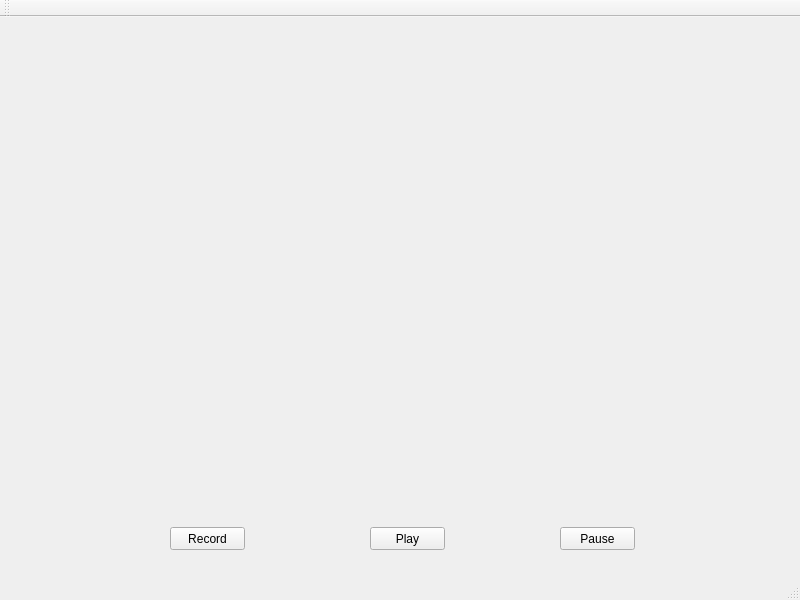
<?xml version="1.0" encoding="UTF-8"?>
<ui version="4.0">
 <class>MainWindow</class>
 <widget class="QMainWindow" name="MainWindow">
  <property name="windowModality">
   <enum>Qt::NonModal</enum>
  </property>
  <property name="geometry">
   <rect>
    <x>0</x>
    <y>0</y>
    <width>800</width>
    <height>600</height>
   </rect>
  </property>
  <property name="minimumSize">
   <size>
    <width>800</width>
    <height>600</height>
   </size>
  </property>
  <property name="maximumSize">
   <size>
    <width>800</width>
    <height>600</height>
   </size>
  </property>
  <property name="windowTitle">
   <string>My_MPV_Qt_Demo</string>
  </property>
  <widget class="QWidget" name="centralWidget">
   <widget class="QWidget" name="displayWidget" native="true">
    <property name="geometry">
     <rect>
      <x>100</x>
      <y>10</y>
      <width>600</width>
      <height>480</height>
     </rect>
    </property>
   </widget>
   <widget class="QPushButton" name="recordButton">
    <property name="geometry">
     <rect>
      <x>170</x>
      <y>510</y>
      <width>75</width>
      <height>23</height>
     </rect>
    </property>
    <property name="text">
     <string>Record</string>
    </property>
   </widget>
   <widget class="QPushButton" name="playButton">
    <property name="geometry">
     <rect>
      <x>370</x>
      <y>510</y>
      <width>75</width>
      <height>23</height>
     </rect>
    </property>
    <property name="text">
     <string>Play</string>
    </property>
   </widget>
   <widget class="QPushButton" name="pauseButton">
    <property name="geometry">
     <rect>
      <x>560</x>
      <y>510</y>
      <width>75</width>
      <height>23</height>
     </rect>
    </property>
    <property name="text">
     <string>Pause</string>
    </property>
   </widget>
  </widget>
  <widget class="QMenuBar" name="menuBar">
   <property name="geometry">
    <rect>
     <x>0</x>
     <y>0</y>
     <width>800</width>
     <height>23</height>
    </rect>
   </property>
  </widget>
  <widget class="QToolBar" name="mainToolBar">
   <attribute name="toolBarArea">
    <enum>TopToolBarArea</enum>
   </attribute>
   <attribute name="toolBarBreak">
    <bool>false</bool>
   </attribute>
  </widget>
  <widget class="QStatusBar" name="statusBar"/>
 </widget>
 <layoutdefault spacing="6" margin="11"/>
 <resources/>
 <connections/>
</ui>
